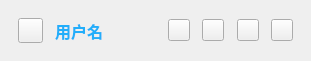
   <widget class="QWidget" name="gridLayoutWidget">
    <property name="geometry">
     <rect>
      <x>1600</x>
      <y>0</y>
      <width>311</width>
      <height>61</height>
     </rect>
    </property>
    <layout class="QGridLayout" name="gridLayout">
     <item row="1" column="9">
      <widget class="QPushButton" name="PushButton_black">
       <property name="minimumSize">
        <size>
         <width>22</width>
         <height>22</height>
        </size>
       </property>
       <property name="styleSheet">
        <string notr="true">border-image: url(:/img/img/返回.png);</string>
       </property>
       <property name="text">
        <string/>
       </property>
      </widget>
     </item>
     <item row="2" column="3">
      <spacer name="verticalSpacer_4">
       <property name="orientation">
        <enum>Qt::Vertical</enum>
       </property>
       <property name="sizeHint" stdset="0">
        <size>
         <width>20</width>
         <height>40</height>
        </size>
       </property>
      </spacer>
     </item>
     <item row="0" column="5">
      <spacer name="verticalSpacer_6">
       <property name="orientation">
        <enum>Qt::Vertical</enum>
       </property>
       <property name="sizeHint" stdset="0">
        <size>
         <width>20</width>
         <height>40</height>
        </size>
       </property>
      </spacer>
     </item>
     <item row="2" column="7">
      <spacer name="verticalSpacer_12">
       <property name="orientation">
        <enum>Qt::Vertical</enum>
       </property>
       <property name="sizeHint" stdset="0">
        <size>
         <width>20</width>
         <height>40</height>
        </size>
       </property>
      </spacer>
     </item>
     <item row="0" column="3">
      <spacer name="verticalSpacer_2">
       <property name="orientation">
        <enum>Qt::Vertical</enum>
       </property>
       <property name="sizeHint" stdset="0">
        <size>
         <width>20</width>
         <height>40</height>
        </size>
       </property>
      </spacer>
     </item>
     <item row="1" column="6">
      <spacer name="horizontalSpacer_10">
       <property name="orientation">
        <enum>Qt::Horizontal</enum>
       </property>
       <property name="sizeHint" stdset="0">
        <size>
         <width>40</width>
         <height>20</height>
        </size>
       </property>
      </spacer>
     </item>
     <item row="0" column="9">
      <spacer name="verticalSpacer_8">
       <property name="orientation">
        <enum>Qt::Vertical</enum>
       </property>
       <property name="sizeHint" stdset="0">
        <size>
         <width>20</width>
         <height>40</height>
        </size>
       </property>
      </spacer>
     </item>
     <item row="1" column="7">
      <widget class="QPushButton" name="PushButton_Minimize">
       <property name="minimumSize">
        <size>
         <width>22</width>
         <height>22</height>
        </size>
       </property>
       <property name="styleSheet">
        <string notr="true">border-image: url(:/img/img/最小化3.png);</string>
       </property>
       <property name="text">
        <string/>
       </property>
      </widget>
     </item>
     <item row="2" column="1">
      <spacer name="verticalSpacer_3">
       <property name="orientation">
        <enum>Qt::Vertical</enum>
       </property>
       <property name="sizeHint" stdset="0">
        <size>
         <width>20</width>
         <height>40</height>
        </size>
       </property>
      </spacer>
     </item>
     <item row="1" column="8">
      <spacer name="horizontalSpacer_11">
       <property name="orientation">
        <enum>Qt::Horizontal</enum>
       </property>
       <property name="sizeHint" stdset="0">
        <size>
         <width>40</width>
         <height>20</height>
        </size>
       </property>
      </spacer>
     </item>
     <item row="1" column="3">
      <widget class="QLabel" name="label_loginuser">
       <property name="minimumSize">
        <size>
         <width>100</width>
         <height>0</height>
        </size>
       </property>
       <property name="font">
        <font>
         <family>微软雅黑</family>
         <pointsize>12</pointsize>
         <weight>75</weight>
         <bold>true</bold>
        </font>
       </property>
       <property name="styleSheet">
        <string notr="true">color: rgb(34, 174, 250);</string>
       </property>
       <property name="text">
        <string>用户名</string>
       </property>
      </widget>
     </item>
     <item row="1" column="2">
      <spacer name="horizontalSpacer_8">
       <property name="orientation">
        <enum>Qt::Horizontal</enum>
       </property>
       <property name="sizeHint" stdset="0">
        <size>
         <width>40</width>
         <height>20</height>
        </size>
       </property>
      </spacer>
     </item>
     <item row="1" column="4">
      <spacer name="horizontalSpacer_9">
       <property name="orientation">
        <enum>Qt::Horizontal</enum>
       </property>
       <property name="sizeHint" stdset="0">
        <size>
         <width>40</width>
         <height>20</height>
        </size>
       </property>
      </spacer>
     </item>
     <item row="2" column="5">
      <spacer name="verticalSpacer_5">
       <property name="orientation">
        <enum>Qt::Vertical</enum>
       </property>
       <property name="sizeHint" stdset="0">
        <size>
         <width>20</width>
         <height>40</height>
        </size>
       </property>
      </spacer>
     </item>
     <item row="1" column="5">
      <widget class="QPushButton" name="PushButton_settinglogo">
       <property name="minimumSize">
        <size>
         <width>22</width>
         <height>22</height>
        </size>
       </property>
       <property name="styleSheet">
        <string notr="true">border-image: url(:/img/img/设置 (2).png);</string>
       </property>
       <property name="text">
        <string/>
       </property>
      </widget>
     </item>
     <item row="0" column="11">
      <spacer name="verticalSpacer_9">
       <property name="orientation">
        <enum>Qt::Vertical</enum>
       </property>
       <property name="sizeHint" stdset="0">
        <size>
         <width>20</width>
         <height>40</height>
        </size>
       </property>
      </spacer>
     </item>
     <item row="1" column="0">
      <spacer name="horizontalSpacer_7">
       <property name="orientation">
        <enum>Qt::Horizontal</enum>
       </property>
       <property name="sizeHint" stdset="0">
        <size>
         <width>40</width>
         <height>20</height>
        </size>
       </property>
      </spacer>
     </item>
     <item row="1" column="12">
      <spacer name="horizontalSpacer_13">
       <property name="orientation">
        <enum>Qt::Horizontal</enum>
       </property>
       <property name="sizeHint" stdset="0">
        <size>
         <width>40</width>
         <height>20</height>
        </size>
       </property>
      </spacer>
     </item>
     <item row="2" column="9">
      <spacer name="verticalSpacer_11">
       <property name="orientation">
        <enum>Qt::Vertical</enum>
       </property>
       <property name="sizeHint" stdset="0">
        <size>
         <width>20</width>
         <height>40</height>
        </size>
       </property>
      </spacer>
     </item>
     <item row="0" column="1">
      <spacer name="verticalSpacer">
       <property name="orientation">
        <enum>Qt::Vertical</enum>
       </property>
       <property name="sizeHint" stdset="0">
        <size>
         <width>20</width>
         <height>40</height>
        </size>
       </property>
      </spacer>
     </item>
     <item row="0" column="7">
      <spacer name="verticalSpacer_7">
       <property name="orientation">
        <enum>Qt::Vertical</enum>
       </property>
       <property name="sizeHint" stdset="0">
        <size>
         <width>20</width>
         <height>40</height>
        </size>
       </property>
      </spacer>
     </item>
     <item row="1" column="10">
      <spacer name="horizontalSpacer_12">
       <property name="orientation">
        <enum>Qt::Horizontal</enum>
       </property>
       <property name="sizeHint" stdset="0">
        <size>
         <width>40</width>
         <height>20</height>
        </size>
       </property>
      </spacer>
     </item>
     <item row="1" column="11">
      <widget class="QPushButton" name="PushButton_close">
       <property name="minimumSize">
        <size>
         <width>22</width>
         <height>22</height>
        </size>
       </property>
       <property name="styleSheet">
        <string notr="true">border-image: url(:/img/img/关  闭.png);</string>
       </property>
       <property name="text">
        <string/>
       </property>
      </widget>
     </item>
     <item row="2" column="11">
      <spacer name="verticalSpacer_10">
       <property name="orientation">
        <enum>Qt::Vertical</enum>
       </property>
       <property name="sizeHint" stdset="0">
        <size>
         <width>20</width>
         <height>40</height>
        </size>
       </property>
      </spacer>
     </item>
     <item row="1" column="1">
      <widget class="QPushButton" name="PushButton_userlogo">
       <property name="minimumSize">
        <size>
         <width>25</width>
         <height>25</height>
        </size>
       </property>
       <property name="styleSheet">
        <string notr="true">border-image: url(:/img/img/人员-实.png);</string>
       </property>
       <property name="text">
        <string/>
       </property>
      </widget>
     </item>
    </layout>
   </widget>
